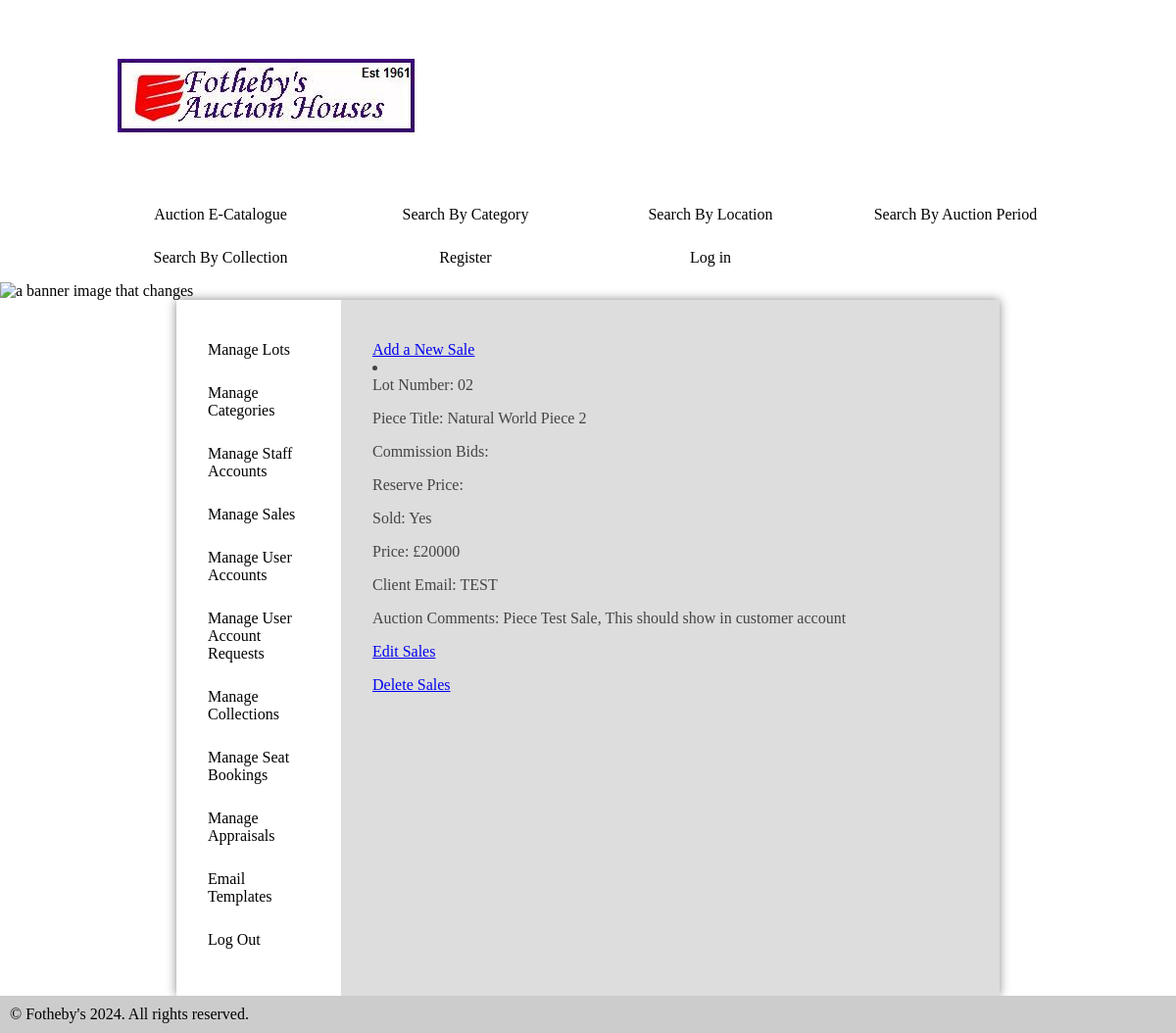
Screenshot of /default/public/manageSales.php with the database file from the repository.
### tables this page shows
CREATE TABLE `sales` (
  `idsales` int(11) NOT NULL AUTO_INCREMENT,
  `lotNumber` varchar(45) NOT NULL,
  `pieceTitle` varchar(45) NOT NULL,
  `commissionBids` varchar(500) DEFAULT NULL,
  `reservePrice` varchar(20) DEFAULT NULL,
  `sold` varchar(45) NOT NULL,
  `price` varchar(20) NOT NULL,
  `clientEmail` varchar(45) NOT NULL,
  `auctionComments` varchar(500) DEFAULT NULL,
  PRIMARY KEY (`idsales`)
);

### default/public/manageSales.php (the view, shortened to what this page needs)
<?php
require '../head.php';
require '../nav.php';
require '../sideNavBar.php';
require '../databaseJoin.php';
?>
<article>
	<div>
		<a href = "addSales.php">Add a New Sale</a>
	</div>
	<div>
<?php
	$results = $pdo->query('SELECT * FROM sales');
	foreach ($results as $row) {
		echo  '<li><p>Lot Number: ' . $row['lotNumber'] . '</p>' . '<p> Piece Title: ' . $row['pieceTitle'] . '</p>';
		echo  '<p> Commission Bids: ' . $row['commissionBids'] . '</p>'. '<p> Reserve Price: ' .  $row['reservePrice'].'</p></li>';
		echo  '<p> Sold: ' . $row['sold'] . '</p>'. '<p> Price: ' .  $row['price'].'</p></li>';
		echo  '<p> Client Email: ' . $row['clientEmail'] . '</p>'. '<p> Auction Comments: ' .  $row['auctionComments'].'</p></li>';
		echo  '<p><a href = "editSales.php?idsales=' . $row['idsales'] . '">  Edit Sales </a></p>';
		echo  '<p><a href = "deleteSales.php?idsales='. $row['idsales'] . '"> Delete Sales</a></p>';
		}
	echo '</div>';
require '../foot.php';
?>

### default/public/style.css (style rules this page uses)
* { margin: 0; padding: 0; }
html { font-family: 'Oxygen-Regular', times, verdana, sans-serif; }
body { background-color: #fff; }
p, li, h2 { margin-bottom: 1em; }
main > article { display: table-cell; padding: 2em; margin-left: 2em }

### rows the page displays
sales: lotNumber "02", pieceTitle "Natural World Piece 2", sold "Yes", price "£20000", clientEmail "TEST", auctionComments "Piece Test Sale, This should show in customer account"
